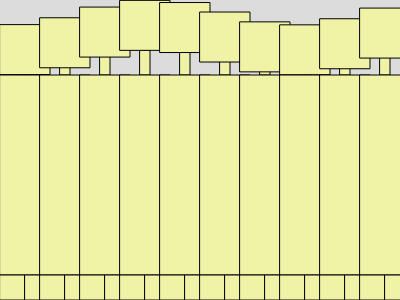
Frame 1 (no input)
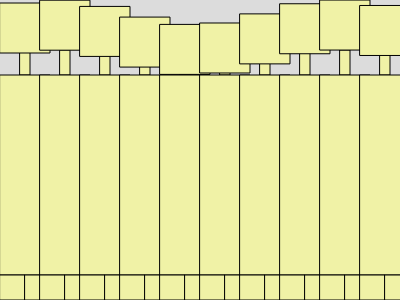
Frame 60 (no input)
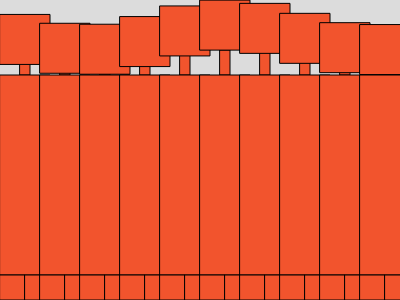
Frame 120 (the mouse pressed at the canvas centre since frame 60)

The p5.js sketch that drew these frames (run headless with seeded random() and noise() and a simulated clock; from frame 60 on, the mouse is pressed at the canvas centre):

// p5.js sketch
// ── sketch.js
//- Part 1: Functions are the basic unit of labor in your code. Take a sketch you’ve already done and re-organize the code into functional units of labor that you define. You can also conceive of an entirely new world of labor. What kinds of labor does it take to make your sketch run? Add comments and use well named functions and variables to help explain your code.

//- Part 2: Make your sketch canvas size independent. We should be able to adjust the canvas size with reasonable values.

// Defining functions
// Calling functions
// Passing values to functions
// Return a value from a function

// let ourColors=[];

// ourColors[0]="#F0F2A6";
// ourColors[1]="#F2542D";
// ourColors[2]="#4C2C72";
// ourColors[3]="#7F95D1";

//We could write it this way...

let ourColors = ["#F0F2A6", "#F2542D", "#4C2C72", "#7F95D1"];
let index = 0;

let canvasWidth = 400;
let canvasHeight = 300;

let colorChoice = 0;
let piston_width;

function setup() {
  createCanvas(canvasWidth, canvasHeight);
  piston_width = canvasWidth / 10
}

function getHeadPosition(x) {
  let headPos = 12.5 * (cos((frameCount + 7 * x) / 4) + 1);
  return headPos;
}

function robot(x, y, c) {
  // draw robot
  fill(c);

  let moveHeadY = getHeadPosition(x);

  // draw neck
  rect(x + 20, y + 50, 10, 25);
  // draw head
  rect(x, y + moveHeadY, 50);
  //draw body
  rect(x + 0, y + 75, 50, 200);
  //draw feet
  rect(x + 0, y + 275, 25);
  rect(x + 25, y + 275, 25);
}

function draw() {
  background(220);

  for (let i = 0; i < width; i += piston_width) {
    for (let j = 0; j < height; j += 325) {
      // let colorChoice = floor(frameCount / 100) % 4;
      //       let colorChoice=(i/80)%4;
      // let colorChoice=floor(random(0,3));

      robot(i, j, ourColors[colorChoice]);
    }
  }
}

function mousePressed() {
  colorChoice++;
  if (colorChoice === ourColors.length) {
    colorChoice = 0;
  }
}
